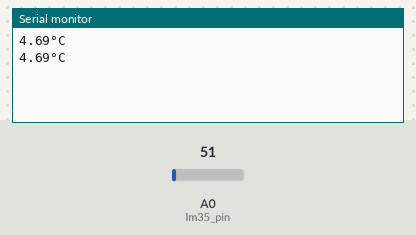
The sketch below on a simulated Arduino Uno, built with avr-gcc and run on an emulated ATmega328P. Parts: the last lines printed to the serial monitor. Inputs (shaded band) come from the test bench; at power-on: A0 (lm35_pin) = 51.

Above: at 1.8 s.
1.9 s: A0 (lm35_pin) set to 61
At 2.8 s:
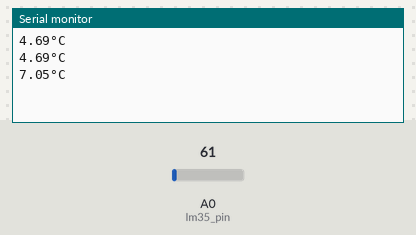
3.4 s: A0 (lm35_pin) set to 71
At 4.8 s:
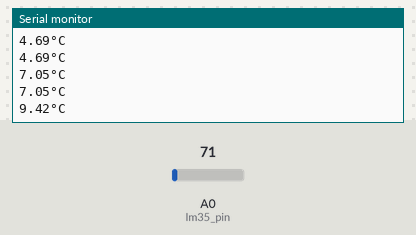
Timing chart, 0 to 6.4 s (numbered marks = the images above; inputs shaded):
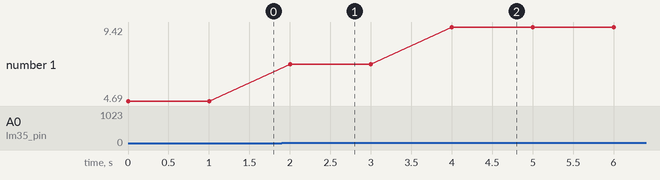

Measured:
- after the input at 1.9 s, the serial monitor: prints a new line after 0.10 s (image 1)
- after the input at 3.4 s, the serial monitor: prints a new line after 0.60 s (image 2)
- plotted number 1: 4.69 → 7.05 after the input at 1.9 s, 7.05 → 9.42 after the input at 3.4 s

The sketch:

codigo_arduino.ino
```cpp
// porta que está sendo usada
int lm35_pin = A0;
// dados que o sensor etá capturando através dessa porta - varia de 0 a 1023;
// iniciando a variável em 0
int leitura_lm35 = 0;
// criação da variavel que receberá esse dado em °C, e será utilizada como a temperatura real do ambiente;
float temperatura;
// criação da variável que simulará a temperatura do nosso projeto, utilizando a temperatura real;
float temperaturaProjeto;

void setup() {

  // configurações
  Serial.begin(9600);
  int leitura_lm35 = 0;

}

void loop() {

  int leitura_lm35 = analogRead(lm35_pin);
  // variavel temperatura recebe os dados entre 0 e 1023 que estão sendo capturados, e transforma em °C
  temperatura = leitura_lm35 * (5.0/1023) * 100;
  // simulando a temperatura do nosso projeto, em cima da temperatura real
  temperaturaProjeto = temperatura * 0.4834 + (-7.3586);
  // exibindo a temperatura do nosso projeto
  Serial.print(temperaturaProjeto);
  Serial.println("°C");
  delay(1000);

}
```
